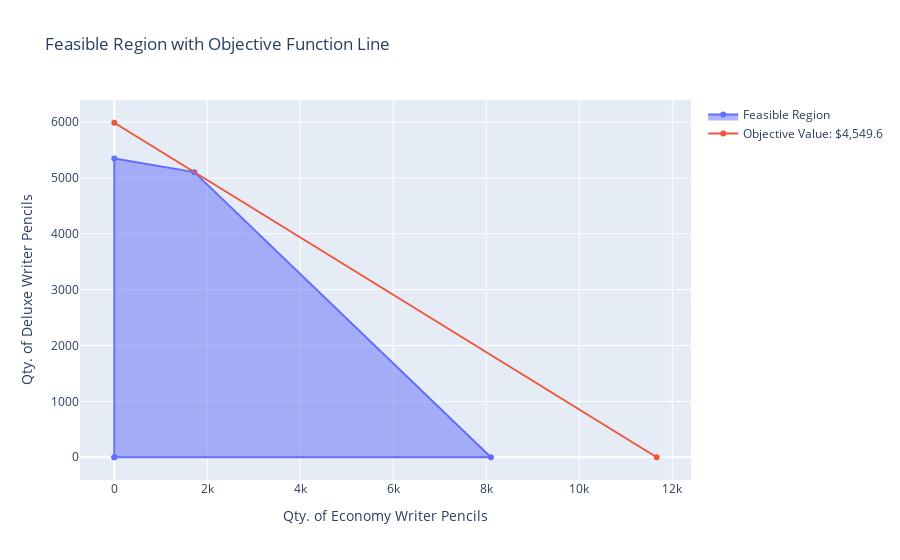

The notebook cell saved with this chart:
### Markdown cell above
### Optimal Solution Investigation

### Code cell
obj_traces = []
profit_contrib = {'Economy': 0.39, 'Deluxe': 0.76}

for i in [4549.6]:
    obj_traces.append(go.Scatter(
        x = [0, i/profit_contrib['Economy']],
        y = [i/profit_contrib['Deluxe'], 0],
        name = f'Objective Value: ${i:,}'
    ))
    
layout['title']['text'] = 'Feasible Region with Objective Function Line'
fig = go.Figure(data=[feasible_region]+obj_traces, layout=layout)
iplot(fig)

### Figure 1 — Plotly figure (JSON) as saved in the notebook; plotly's stock layout.template omitted (floating-point values rounded to 4 significant figures)
{"data": [{"fill": "toself", "name": "Feasible Region", "type": "scatter", "x": [0, 0, 1722.0, 8100, 0], "y": [0, 5349.0, 5103.0, 0, 0]}, {"name": "Objective Value: $4,549.6", "type": "scatter", "x": [0, 11670.0], "y": [5986.0, 0]}], "layout": {"autosize": true, "title": {"text": "Feasible Region with Objective Function Line"}, "xaxis": {"autorange": true, "range": [-689.9, 12360.0], "title": {"text": "Qty. of Economy Writer Pencils"}, "type": "linear"}, "yaxis": {"autorange": true, "range": [-399.9, 6386.0], "title": {"text": "Qty. of Deluxe Writer Pencils"}, "type": "linear"}}}
